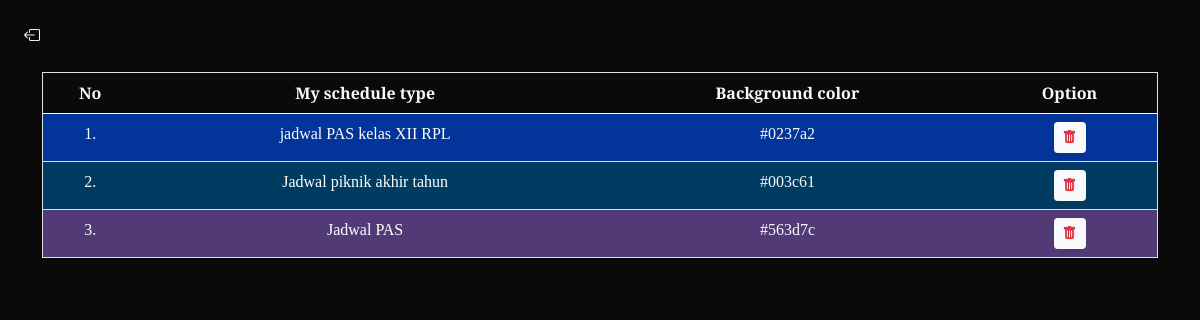
/my_schedule_type.php, run on the app's committed database.
### tables this page shows
CREATE TABLE `schedule_type` (
  `id_type` int(11) NOT NULL,
  `title` varchar(25) NOT NULL,
  `desc_short` varchar(80) NOT NULL,
  `bg_color` varchar(15) NOT NULL
);

### my_schedule_type.php (the view, shortened to what this page needs)
<!doctype html>
<html lang="en">
  <head>
    <link href="https://cdn.jsdelivr.net/npm/bootstrap@5.0.2/dist/css/bootstrap.min.css" rel="stylesheet">
    <link rel="stylesheet" href="style.css">
    <link rel="stylesheet" href="https://cdn.jsdelivr.net/npm/bootstrap-icons@1.10.2/font/bootstrap-icons.css">
  </head>
<body>
    <div class="container-fluid p-4">
        <a href="index.php" class="text-light"><i class="bi bi-box-arrow-left"></i></a>
    </div>
    <div class="container">
        <table class="table text-light text-center table-hover table-striped border">
            <thead class="fw-bold">
                <tr>
                    <td>No</td>
                    <td>My schedule type</td>
                    <td>Background color</td>
                    <td>Option</td>
                </tr>
            </thead>
            <tbody>
                <?php
                include "koneksi.php";
                $query = mysqli_query($conn, "SELECT * FROM schedule_type ORDER BY id_type DESC");
                $no = 0;
                while($data = mysqli_fetch_array($query)) {
                    $no++
                ?>
                <tr style="background-color:<?=$data['bg_color']?>; color: #fff;">
                    <td><?=$no?>.</td>
                    <td><?=$data['title']?></td>
                    <td>
                        <?php
                        if(isset($_GET['edit'])) {
                            $id_type = $_GET['id_type'];
                            if($_GET['edit'] == "bg" && $id_type == $data['id_type']) {
                                ?>
                                <form action="t_act.php" method="post" class="form-edit-bg border-bottom">
                                    <input type="hidden" name="id_type" value="<?=$data['id_type']?>">
                                    <div class="row justify-content-center">
                                        <div class="col-md-5">
                                            <div class="row justify-content-between">
                                                <div class="col-md-auto">
                                                    <input type="color" name="bg-color" value="<?=$data['bg_color']?>" style="cursor: pointer;" class="edit-bg-1">
                                                </div>
                                                <div class="col-md-auto">
                                                    <input type="submit" name="edit-type-bg" class="btn btn-sm text-light" value="Done">
                                                </div>
                                            </div>
                                        </div>
                                    </div>
                                </form>
                                <?php
                            } else if($_GET['edit'] == "bg" && $id_type != $data['id_type']) {
                                ?>
                                <a href="my_schedule_type.php?id_type=<?=$data['id_type']?>&edit=bg" class="edit-bg text-light"><?=$data['bg_color']?></a>
                                <?php
                            }
                        } else {
                            ?>
                            <a href="my_schedule_type.php?id_type=<?=$data['id_type']?>&edit=bg" class="edit-bg text-light"><?=$data['bg_color']?></a>
                            <?php
                        }
                        ?>
                    </td>
                    <td>
                        <a href="t_act.php?id_type=<?=$data['id_type']?>&delete-type=yes" class="btn btn-sm text-danger btn-light shadow-sm" onclick="return confirm('Are you sure you want delete this field?')" title="Delete this field?"><i class="bi bi-trash-fill"></i></a>
                    </td>
                </tr>
                <?php } ?>
            </tbody>
        </table>
    </div>
</body>
</html>

### style.css (style rules this page uses)
body { font-family: "Slabo 27px", serif; color: #fff; background-color: rgb(10, 10, 10); }
a { text-decoration: none; color: #fff; }

### data on the page
schedule_type: title "jadwal PAS kelas XII RPL", bg_color "#0237a2"
schedule_type: title "Jadwal piknik akhir tahun", bg_color "#003c61"
schedule_type: title "Jadwal PAS", bg_color "#563d7c"
